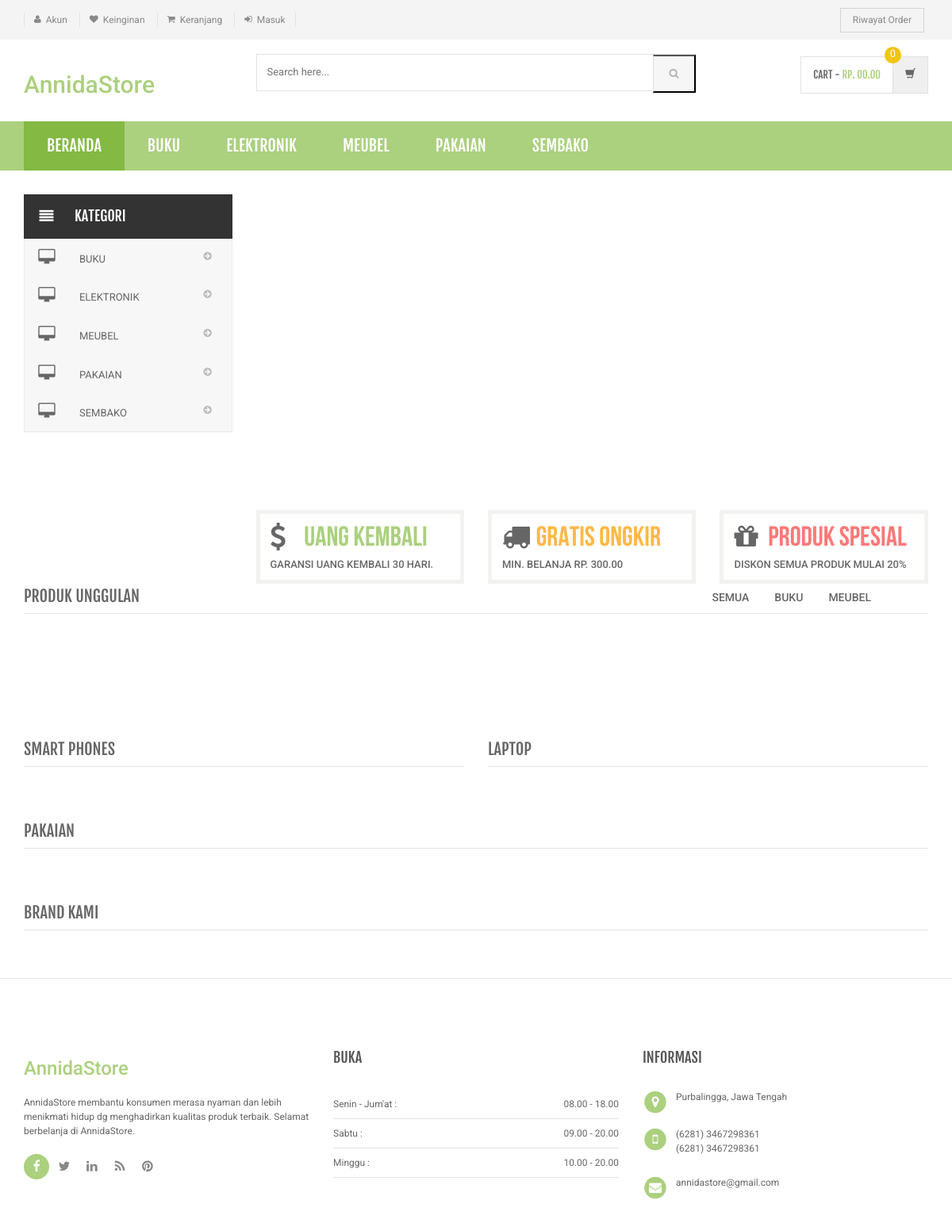
The page / on the database its author committed.
### tables this page shows
CREATE TABLE `category`  (
  `id` int(11) NOT NULL AUTO_INCREMENT,
  `categoryName` varchar(255) NULL DEFAULT NULL,
  `categoryDescription` longtext NULL,
  `creationDate` timestamp(0) NOT NULL DEFAULT current_timestamp(0),
  `updationDate` varchar(255) NULL DEFAULT NULL,
  PRIMARY KEY (`id`) USING BTREE
);

### index.php (the view, shortened to what this page needs)
<?php
include('includes/config.php');
?>
<!DOCTYPE html>
<html lang="en">
<head>
	<link rel="stylesheet" href="assets/css/bootstrap.min.css">
	<link rel="stylesheet" href="assets/css/main.css">
	<link rel="stylesheet" href="assets/css/green.css">
	<link rel="stylesheet" href="assets/css/owl.carousel.css">
	<link rel="stylesheet" href="assets/css/owl.transitions.css">
	<link href="assets/css/lightbox.css" rel="stylesheet">
	<link rel="stylesheet" href="assets/css/animate.min.css">
	<link rel="stylesheet" href="assets/css/rateit.css">
	<link rel="stylesheet" href="assets/css/bootstrap-select.min.css">
	<link rel="stylesheet" href="assets/css/config.css">
	<link href="assets/css/green.css" rel="alternate stylesheet" title="Green color">
	<link href="assets/css/blue.css" rel="alternate stylesheet" title="Blue color">
	<link href="assets/css/red.css" rel="alternate stylesheet" title="Red color">
	<link href="assets/css/orange.css" rel="alternate stylesheet" title="Orange color">
	<link href="assets/css/dark-green.css" rel="alternate stylesheet" title="Darkgreen color">
	<link rel="stylesheet" href="assets/css/font-awesome.min.css">
</head>
<body class="cnt-home">
	<header class="header-style-1">
		<?php include('includes/top-header.php'); ?>
		<?php include('includes/main-header.php'); ?>
		<?php include('includes/menu-bar.php'); ?>
	</header>
	<div class="body-content outer-top-xs" id="top-banner-and-menu">
		<div class="container">
			<div class="furniture-container homepage-container">
				<div class="row">
					<div class="col-xs-12 col-sm-12 col-md-3 sidebar">
						<?php include('includes/side-menu.php'); ?>
					</div>
					<div class="col-xs-12 col-sm-12 col-md-9 homebanner-holder">
						<div id="hero" class="homepage-slider3">
						</div>
						<div class="info-boxes wow fadeInUp">
							<div class="info-boxes-inner">
								<div class="row">
									<div class="col-md-6 col-sm-4 col-lg-4">
										<div class="info-box">
											<div class="row">
												<div class="col-xs-2">
													<i class="icon fa fa-dollar"></i>
												</div>
												<div class="col-xs-10">
													<h4 class="info-box-heading green">Uang Kembali</h4>
												</div>
											</div>
											<h6 class="text">Garansi uang kembali 30 hari.</h6>
										</div>
									</div>
									<div class="hidden-md col-sm-4 col-lg-4">
										<div class="info-box">
											<div class="row">
												<div class="col-xs-2">
													<i class="icon fa fa-truck"></i>
												</div>
												<div class="col-xs-10">
													<h4 class="info-box-heading orange">Gratis Ongkir</h4>
												</div>
											</div>
											<h6 class="text">Min. Belanja Rp. 300.00</h6>
										</div>
									</div>
									<div class="col-md-6 col-sm-4 col-lg-4">
										<div class="info-box">
											<div class="row">
												<div class="col-xs-2">
													<i class="icon fa fa-gift"></i>
												</div>
												<div class="col-xs-10">
													<h4 class="info-box-heading red">Produk Spesial</h4>
												</div>
											</div>
											<h6 class="text">Diskon semua produk mulai 20% </h6>
										</div>
									</div>
								</div>
							</div>
						</div>
					</div>
				</div>
				<div id="product-tabs-slider" class="scroll-tabs inner-bottom-vs  wow fadeInUp">
					<div class="more-info-tab clearfix">
						<h3 class="new-product-title pull-left">Produk Unggulan</h3>
						<ul class="nav nav-tabs nav-tab-line pull-right" id="new-products-1">
							<li class="active"><a href="#all" data-toggle="tab">Semua</a></li>
							<li><a href="#books" data-toggle="tab">Buku</a></li>
							<li><a href="#furniture" data-toggle="tab">Meubel</a></li>
						</ul>
					</div>
				</div>
				<div class="sections prod-slider-small outer-top-small">
					<div class="row">
						<div class="col-md-6">
							<section class="section">
								<h3 class="section-title">Smart Phones</h3>
							</section>
						</div>
						<div class="col-md-6">
							<section class="section">
								<h3 class="section-title">Laptop</h3>
							</section>
						</div>
					</div>
				</div>
				<section class="section featured-product inner-xs wow fadeInUp">
					<h3 class="section-title">Pakaian</h3>
				</section>
				<?php include('includes/brands-slider.php'); ?>
			</div>
		</div>
		<?php include('includes/footer.php'); ?>
</body>
</html>

### includes/menu-bar.php (shortened to what this page needs)
<div class="header-nav animate-dropdown">
    <div class="container">
        <div class="yamm navbar navbar-default" role="navigation">
            <div class="nav-bg-class">
                <div class="navbar-collapse collapse" id="mc-horizontal-menu-collapse">
                    <div class="nav-outer">
                        <ul class="nav navbar-nav">
                            <li class="active dropdown yamm-fw">
                                <a href="index.php" data-hover="dropdown" class="dropdown-toggle">Beranda</a>
                            </li>
                            <?php $sql = mysqli_query($con, "select id,categoryName  from category limit 6");
                            while ($row = mysqli_fetch_array($sql)) { ?>
                                <li class="dropdown yamm">
                                    <a href="category.php?cid=<?php echo $row['id']; ?>"> <?php echo $row['categoryName']; ?></a>
                                </li>
                            <?php } ?>
                        </ul>
                        <div class="clearfix"></div>
                    </div>
                </div>
            </div>
        </div>
    </div>
</div>

### includes/side-menu.php
<div class="side-menu animate-dropdown outer-bottom-xs">
    <div class="head"><i class="icon fa fa-align-justify fa-fw"></i> Kategori</div>
    <nav class="yamm megamenu-horizontal" role="navigation">
        <ul class="nav">
            <li class="dropdown menu-item">
                <?php $sql = mysqli_query($con, "select id,categoryName  from category");
                while ($row = mysqli_fetch_array($sql)) {
                ?>
                    <a href="category.php?cid=<?php echo $row['id']; ?>" class="dropdown-toggle"><i class="icon fa fa-desktop fa-fw"></i>
                        <?php echo $row['categoryName']; ?></a>
                <?php } ?>
            </li>
        </ul>
    </nav>
</div>

### assets/css/green.css (style rules this page uses)
a { color: #abd07e; }
.header-style-1 .header-nav { background: #abd07e; }
.cnt-home .header-style-1 .header-nav .navbar .navbar-nav > li.active { background: #84b943; }
.info-box .info-box-heading.green { color: #abd07e; }

### assets/css/lightbox.css (style rules this page uses)
body:after { content: url(../images/close.png) url(../images/loading.gif) url(../images/prev.png) url(../images/next.png); display: none; }

### assets/css/blue.css (style rules this page uses)
a { color: #3498db; }
.header-style-1 .header-nav { background: #3498db; }
.cnt-home .header-style-1 .header-nav .navbar .navbar-nav > li.active { background: #1d6ca1; }
.info-box .info-box-heading.green { color: #3498db; }

### assets/css/red.css (style rules this page uses)
a { color: #ff6c6c; }
.header-style-1 .header-nav { background: #ff6c6c; }
.cnt-home .header-style-1 .header-nav .navbar .navbar-nav > li.active { background: #ff1a1a; }
.info-box .info-box-heading.green { color: #ff6c6c; }

### assets/css/orange.css (style rules this page uses)
a { color: #f39c12; }
.header-style-1 .header-nav { background: #f39c12; }
.cnt-home .header-style-1 .header-nav .navbar .navbar-nav > li.active { background: #ab6c09; }
.info-box .info-box-heading.green { color: #f39c12; }

### assets/css/dark-green.css (style rules this page uses)
a { color: #12cca7; }
.header-style-1 .header-nav { background: #12cca7; }
.cnt-home .header-style-1 .header-nav .navbar .navbar-nav > li.active { background: #0b816a; }
.info-box .info-box-heading.green { color: #12cca7; }

### rows shown on the page
category: categoryName "BUKU"
category: categoryName "ELEKTRONIK"
category: categoryName "MEUBEL"
category: categoryName "PAKAIAN"
category: categoryName "SEMBAKO"
